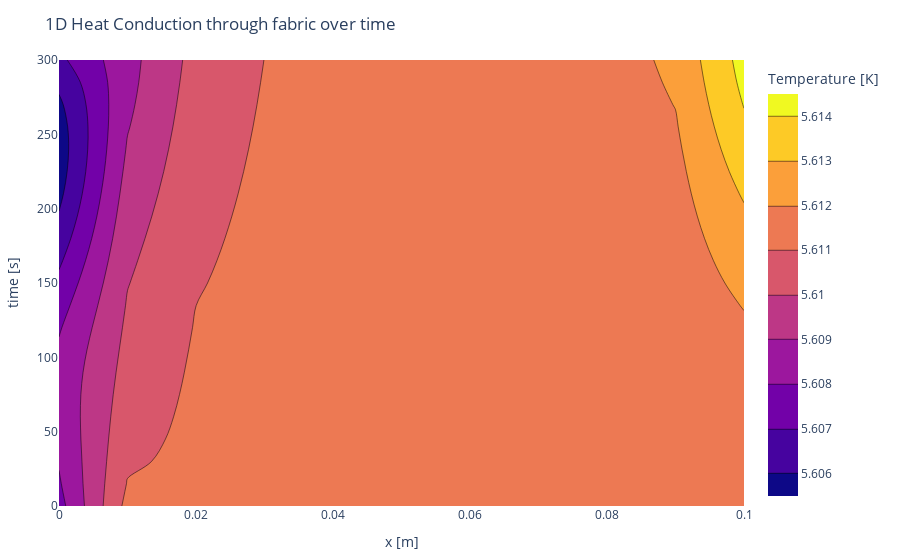

The code cell stored with this chart in its notebook:
### Code cell
PlotlyJS.plot(PlotlyJS.contour(x=x, y=time_val, z=log.(T_f'),     colorbar=attr(
    title="Temperature [K]", # title here
)), 
Layout(;title="1D Heat Conduction through fabric over time (Log)", xaxis_title="x [m]", yaxis_title="time [s]"),
config=PlotConfig(scrollZoom=false))

### Figure 1 — Plotly figure (JSON) as saved in the notebook; plotly's stock layout.template omitted (floating-point values rounded to 4 significant figures; data arrays with more than 128 entries replaced by an {"elided": "..."} marker saying what was removed)
{"data": [{"colorbar": {"title": "Temperature [K]"}, "transpose": true, "type": "contour", "x": [0, 0.01, 0.02, 0.03, 0.04, 0.05, 0.06, 0.07, 0.08, 0.09, 0.1], "y": [0, 15, 30, 45, 60, 75, 90, 105, 120, 135, 150, 165, 180, 195, 210, 225, 240, 255, 270, 285, 300], "z": {"elided": "11x21 float values"}}], "layout": {"margin": {"b": 50, "l": 50, "r": 50, "t": 60}, "title": "1D Heat Conduction through fabric over time", "xaxis": {"title": {"text": "x [m]"}}, "yaxis": {"title": {"text": "time [s]"}}}}
